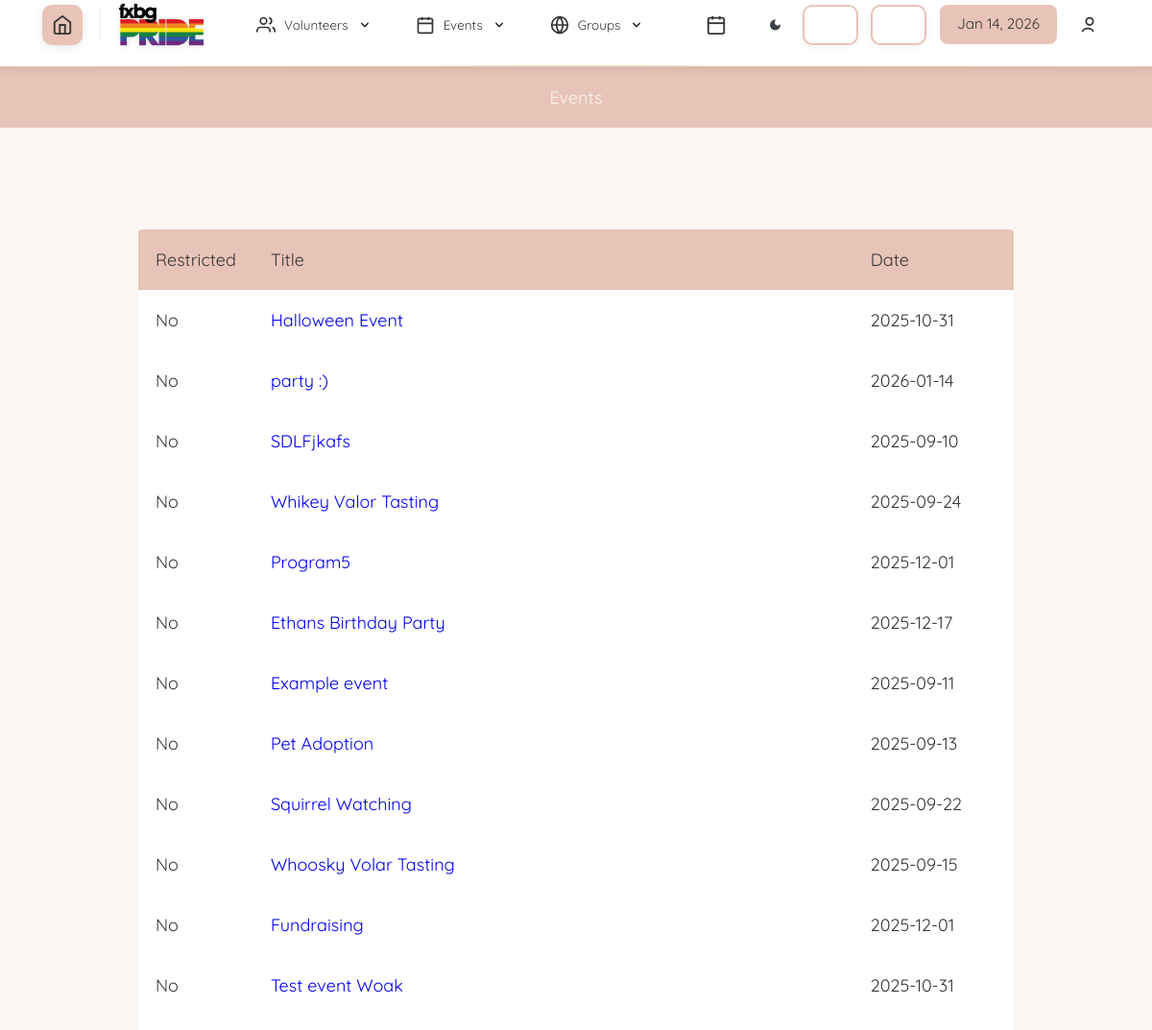
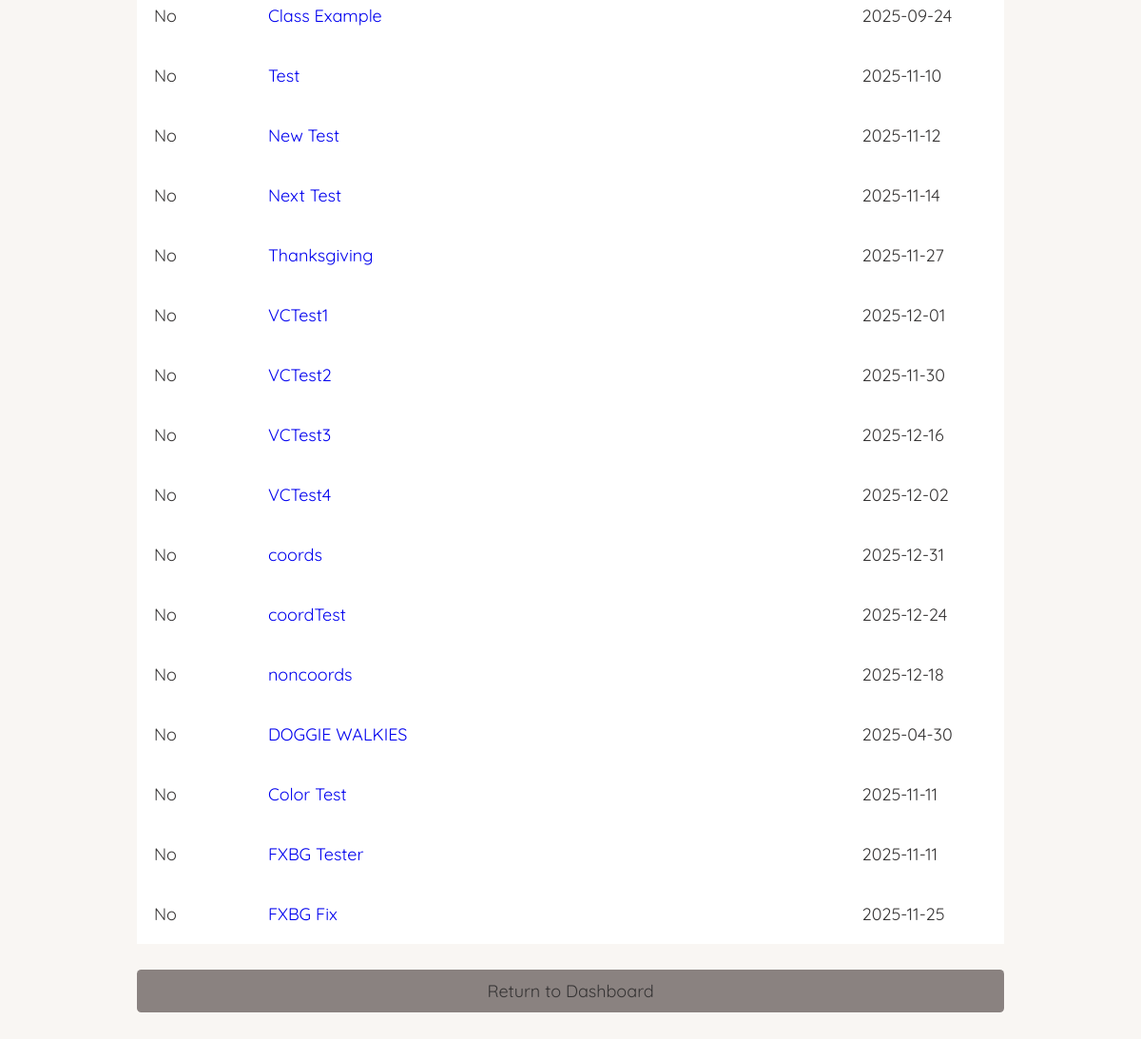
Screenshot of /eventTrainingManagement.php (signed in) with the database file from the repository (2 pictures, top to bottom).
### tables this page shows
CREATE TABLE `dbevents` (
  `id` int NOT NULL,
  `name` text NOT NULL,
  `date` char(10) NOT NULL,
  `startTime` char(5) NOT NULL,
  `endTime` char(5) NOT NULL,
  `description` text NOT NULL,
  `capacity` int NOT NULL,
  `completed` text NOT NULL,
  `restricted_signup` tinyint(1) NOT NULL,
  `location` text,
  `type` text NOT NULL,
  `volunteer_coordinator` int DEFAULT NULL
);

### database/dbEvents.php (called while the page is built, shortened)
<?php
include_once(dirname(__FILE__) . '/../domain/Event.php');
function make_an_event($result_row)
{
    $theEvent = new Event(
        $result_row['id'],
        $result_row['name'],
        date: $result_row['date'],
        startTime: $result_row['startTime'],
        endTime: $result_row['endTime'],
        description: $result_row['description'],
        capacity: $result_row['capacity'],
        completed: $result_row['completed'],
        restricted_signup: $result_row['restricted_signup'],
        type: $result_row['type']
    );
    return $theEvent;
}
function get_all_events()
{
    $con = connect();
    $query = "SELECT * FROM dbevents" .
            " ORDER BY completed";
    $result = mysqli_query($con, $query);
    $theEvents = array();
    while ($result_row = mysqli_fetch_assoc($result)) {
        $theEvent = make_an_event($result_row);
        $theEvents[] = $theEvent;
    }
    return $theEvents;
}

### domain/Event.php (called while the page is built, shortened)
<?php
class Event
{
    private $id;
    private $name;
    private $date;
    private $restricted_signup;
    function __construct($id, $name, $date, $startTime, $endTime, $description, $capacity, $completed, $restricted_signup, $type)
    {
        $this->id = $id;
        $this->name = $name;
        $this->date = $date;
        $this->restricted_signup = $restricted_signup;
    }
    function getID()
    {
        return $this->id;
    }
    function getName()
    {
        return $this->name;
    }
    function getDate()
    {
        return $this->date;
    }
    function getRestrictedSignup()
    {
        return $this->restricted_signup;
    }
}

### eventTrainingManagement.php (the view, shortened to what this page needs)
<?php
    $accessLevel = 0;
if (isset($_SESSION['_id'])) {
    $accessLevel = $_SESSION['access_level'];
}
    include 'database/dbEvents.php';
?>
<!DOCTYPE html>
<html>
    <head>
        <?php require_once('universal.inc') ?>
        <link rel="stylesheet" href="css/messages.css"></link>
    </head>
    <body>
        <?php require_once('header.php') ?>
        <?php require_once('database/dbEvents.php');?>
        <h1>Events</h1>
        <main class="general">
            <?php
                $events = get_all_events();
            if (sizeof(get_all_events()) || sizeof(get_all_trainings()) > 0) : ?>
                <div class="table-wrapper">
                    <table class="general">
                        <thead>
                            <tr>
                                <th style="width:1px">Restricted</th>
                                <th>Title</th>
                                <th style="width:1px">Date</th>
                                <th style="width:1px"></th>
                            </tr>
                        </thead>
                        <tbody class="standout">
                            <?php
                            foreach ($events as $event) {
                                $eventID = $event->getID();
                                $title = $event->getName();
                                $date = $event->getDate();
                                $restricted_signup = $event->getRestrictedSignup();
                                if ($restricted_signup == 0) {
                                    $restricted_signup = "No";
                                } else {
                                    $restricted_signup = "Yes";
                                }
                                if ($accessLevel < 3) {
                                    echo "
                                        <tr data-event-id='$eventID'>
                                            <td>$restricted_signup</td>
                                            <td><a href='event.php?id=$eventID'>$title</a></td>
                                            <td>$date</td>
                                            <td><a class='button sign-up' href='eventSignUp.php'>Sign Up</a></td>
                                        </tr>";
                                } else {
                                    echo "
                                        <tr data-event-id='$eventID'>
                                            <td>$restricted_signup</td>
                                            <td><a href='event.php?id=$eventID'>$title</a></td>
                                            <td>$date</td>
                                            <td></td>
                                        </tr>";
                                }
                            }
                            ?>
                        </tbody>
                    </table>
                </div>
            <?php else : ?>
                <p class="no-events standout">There are currently no events available to view.<a class="button add" href="addEvent.php">Create a New Event</a> </p>
            <?php endif ?>
            <a class="button cancel" href="index.php">Return to Dashboard</a>
        </main>
    </body>
</html>

### css/base.css (style rules this page uses)
html, body, header, main, footer, div, span, p, h1, h2, h3, h4, h5, h6, ul, ol, li, input, select, textarea, form, section, label, table, td, tr, th, form, fieldset, em, button, a { padding: 0; margin: 0; font-size: inherit; font-family: inherit; font-weight: inherit; text-decoration: none; font-style: normal; box-sizing: border-box; text-align: left; list-style-type: none; border-spacing: 0; }
:root { --page-background-color: #ffffff; --page-font-color: #333333; --inactive-font-color: #d0d0d0; --inactive-background-color: #f0f0f0; --standout-background: #fafafa; --happy-toast-background-color: #1a7024; --happy-toast-font-color: white; --info-toast-background-color: #2f2f2f; --info-toast-font-color: white; --error-toast-background-color: #701a1a; --error-toast-font-color: white; --shadow-and-border-color: #e8c4b8; --main-color: #e8c4b8; --accent-color: #d4af37; --secondary-accent-color: #e8c4b8; --calendar-event-color: #808080; --calendar-event-color-hover: var(--main-color); --calendar-today-border: 2px solid var(--secondary-accent-color); --button-font-color: #363434; --button-padding: 0.5rem 1.5rem; --button-border-radius: 0.25rem; --standard-border: 1px solid #e8c4b8; --light-border: 1px solid var(--shadow-and-border-color); --text-field-border: 2px solid #e8c4b8; --cancel-button-background-color: #8a8280; --error-color: red; font-size: 18px; font-family: "Quicksand", sans-serif; font-weight: 400; }
body { background-color: var(--page-background-color); color: var(--page-font-color); font-family: "Quicksand", sans-serif; }
main:not(.login):not(.calendar-view):not(.dashboard) { padding: 1rem; }
input[type="submit"], button, .button { color: var(--button-font-color); background-color: var(--main-color); padding: var(--button-padding); border: none; border-radius: var(--button-border-radius); font-weight: 500; width: 100%; transition: background-color 0.3s; cursor: pointer; text-align: center; }
h1 { font-size: 1.5rem; font-weight: 500; margin-bottom: 2rem; background-color: var(--main-color); color: var(--page-background-color); width: 100%; text-align: center; padding: 1rem; }
.button { display: inline-block; }
button.cancel, a.cancel { background-color: var(--cancel-button-background-color); }
main.general, form.general { margin: 1rem; display: flex; flex-direction: column; gap: 0.5rem; }
table.general { width: 100%; padding-bottom: 1rem; }
table.general th:first-of-type { border-top-left-radius: 0.25rem; }
table.general th:last-of-type { border-top-right-radius: 0.25rem; }
table.general th { background-color: var(--main-color); color: var(--button-font-color); font-weight: 500; }
table.general th, table.general td { padding: 1rem; white-space: nowrap; }
.standout { border-bottom: 3px solid var(--shadow-and-border-color); padding: 1rem; background-color: var(--standout-background); }
@media only screen and (min-width: 1024px) { main.general, form.general { margin: 0rem 8rem 4rem 8rem; } }

### css/messages.css (style rules this page uses)
:root { --unread-message-background: #f1eadf; --message-body-border-color: #ddd; --priorityone-color: #4fffb0; --prioritytwo-color: #f0e68c; --prioritythree-color: #fd5c63; }

### css/pwa-mobile.css (style rules this page uses)
@media (min-width: 769px) { * { -webkit-tap-highlight-color: transparent; } }
a:not(.calendar-event), button { position: relative; }
html { scroll-behavior: smooth; }
.table-wrapper, .mobile-more-content, .nav-menu { -webkit-overflow-scrolling: touch; }
@media (min-width: 769px) { .table-wrapper { overflow-x: visible !important; } }
@media (min-width: 769px) { table, table.general { min-width: auto !important; } }
@media (min-width: 769px) { h1 { font-size: inherit !important; } }
@media (min-width: 769px) { main.general { padding: inherit !important; } }

### css/accessibility-settings.css (style rules this page uses)
body, body * { font-family: var( --accessibility-font-family, var(--default-font-family, "Quicksand", sans-serif) ) !important; }
body, body *, p, span, div, a, button, input, select, textarea, label, li, td, th, h1, h2, h3, h4, h5, h6 { font-weight: var(--accessibility-font-weight, 400) !important; line-height: var(--accessibility-line-height, 1.5) !important; letter-spacing: var(--accessibility-letter-spacing, 0) !important; }
html { font-size: calc(18px * var(--accessibility-font-scale, 1)) !important; }
body, p, span, div, a, button, input, select, textarea, label { transition: font-size 0.3s ease, font-weight 0.3s ease, line-height 0.3s ease, letter-spacing 0.3s ease; }

### rows the page displays
dbevents: restricted_signup "No", name "Halloween Event", date "2025-10-31"
dbevents: restricted_signup "No", name "party :)", date "2026-01-14"
dbevents: restricted_signup "No", name "SDLFjkafs", date "2025-09-10"
dbevents: restricted_signup "No", name "Whikey Valor Tasting", date "2025-09-24"
dbevents: restricted_signup "No", name "Program5", date "2025-12-01"
dbevents: restricted_signup "No", name "Ethans Birthday Party", date "2025-12-17"
dbevents: restricted_signup "No", name "Example event", date "2025-09-11"
dbevents: restricted_signup "No", name "Pet Adoption", date "2025-09-13"
dbevents: restricted_signup "No", name "Squirrel Watching", date "2025-09-22"
dbevents: restricted_signup "No", name "Whoosky Volar Tasting", date "2025-09-15"
dbevents: restricted_signup "No", name "Fundraising", date "2025-12-01"
dbevents: restricted_signup "No", name "Test event Woak", date "2025-10-31"
dbevents: restricted_signup "No", name "Class Example", date "2025-09-24"
dbevents: restricted_signup "No", name "Test", date "2025-11-10"
dbevents: restricted_signup "No", name "New Test", date "2025-11-12"
dbevents: restricted_signup "No", name "Next Test", date "2025-11-14"
dbevents: restricted_signup "No", name "Thanksgiving", date "2025-11-27"
dbevents: restricted_signup "No", name "VCTest1", date "2025-12-01"
dbevents: restricted_signup "No", name "VCTest2", date "2025-11-30"
dbevents: restricted_signup "No", name "VCTest3", date "2025-12-16"
dbevents: restricted_signup "No", name "VCTest4", date "2025-12-02"
dbevents: restricted_signup "No", name "coords", date "2025-12-31"
dbevents: restricted_signup "No", name "coordTest", date "2025-12-24"
dbevents: restricted_signup "No", name "noncoords", date "2025-12-18"
dbevents: restricted_signup "No", name "DOGGIE WALKIES", date "2025-04-30"
dbevents: restricted_signup "No", name "Color Test", date "2025-11-11"
dbevents: restricted_signup "No", name "FXBG Tester", date "2025-11-11"
dbevents: restricted_signup "No", name "FXBG Fix", date "2025-11-25"
